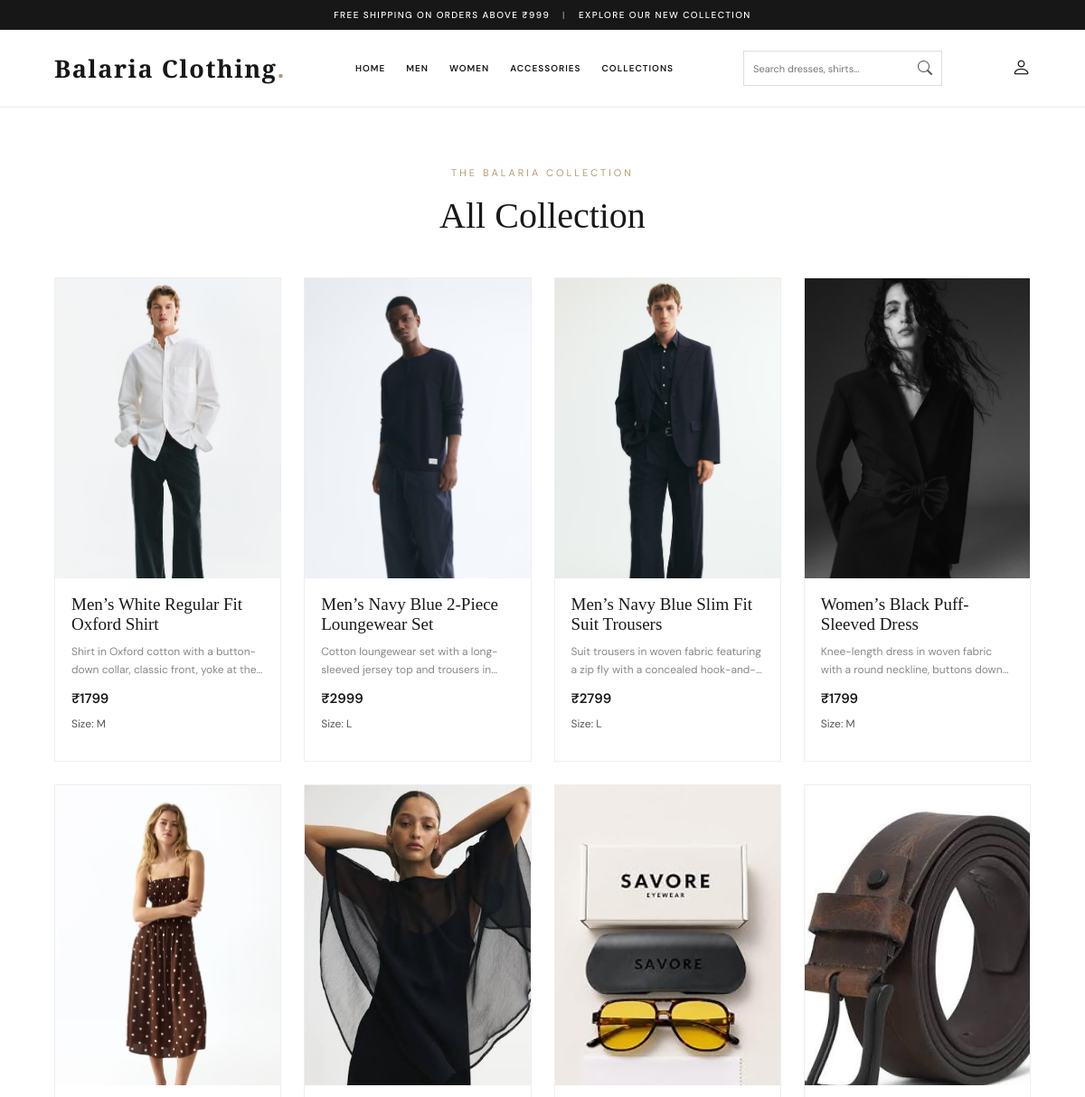
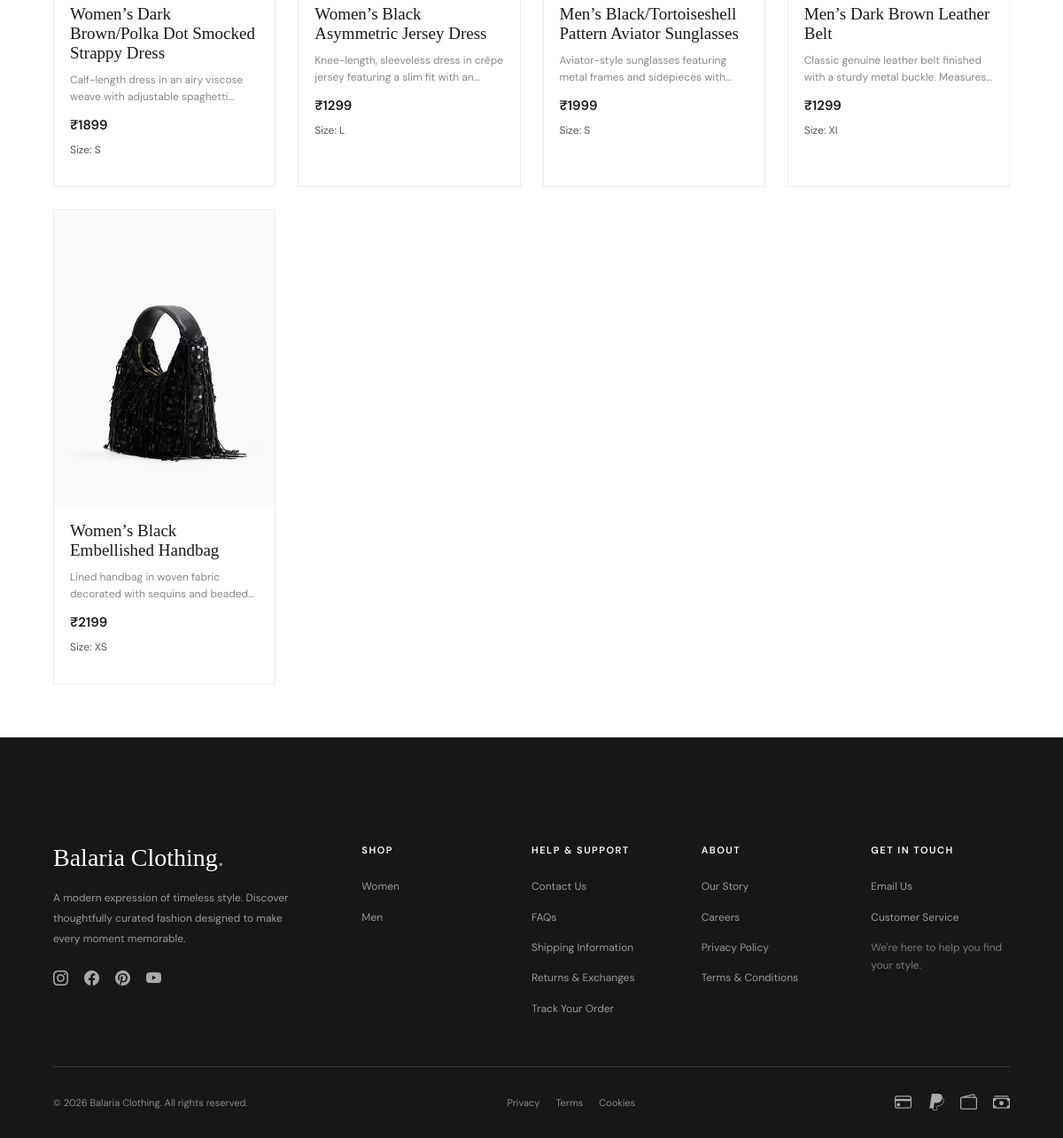
Page /collections/ on the committed database (2 pictures, top to bottom).
### home/models.py (models this page shows, shortened)
class Product(models.Model):
    name=models.CharField(max_length=120)
    price=models.IntegerField()
    description=models.TextField()
    img=models.ImageField(upload_to='product/')
    categorie=models.ForeignKey(Categorie,on_delete=models.CASCADE)
    size=models.ForeignKey(Size,on_delete=models.CASCADE)

class Size(models.Model):
    name=models.CharField(max_length=5)
    def __str__(self):
        return self.name

### home/views.py (the view)
# urls.py: path('collections/',collectionpage),
def collectionpage(request):
    products=Product.objects.all()
    return render(request,'collections.html',{'products':products})

### templates/collections.html (shortened to what this page needs)
{% extends 'base.html' %}
{% load static %}
{% block styles %}
<link rel="stylesheet" href="{% static 'css/men.css' %}">
{% endblock %}
{% block content %}
<section class="men-section">
    <div class="men-heading">
        <span>THE BALARIA COLLECTION</span>
        <h1>All Collection</h1>
    </div>
    <div class="men-product-grid">
        {% for product in products %}
        <div class="men-product-card">
            <div class="men-product-image">
                {% if product.img %}
                <img src="{{ product.img.url }}" alt="{{ product.name }}">
                {% endif %}
            </div>
            <div class="men-product-details">
                <h3>{{ product.name }}</h3>
                <p class="product-description">
                    {{ product.description }}
                </p>
                <p class="product-price">₹{{ product.price }}</p>
                <p class="product-size">
                    Size: {{ product.size }}
                </p>
            </div>
        </div>
        {% empty %}
        <div class="empty-products">
            <h3>Collection Coming Soon</h3>
        </div>
        {% endfor %}
    </div>
</section>
{% endblock %}

### static/css/base.css (style rules this page uses)
* { margin: 0; padding: 0; box-sizing: border-box; }
body { font-family: 'DM Sans', sans-serif; background: #ffffff; color: #171717; }

### static/css/men.css (style rules this page uses)
.men-section { padding: 60px 5%; background: #ffffff; }
.men-heading { text-align: center; margin-bottom: 45px; }
.men-heading span { color: #b99a70; font-size: 11px; letter-spacing: 3px; }
.men-heading h1 { margin-top: 15px; font-family: 'Playfair Display', serif; font-size: 40px; font-weight: 400; color: #191919; }
.men-product-grid { display: grid; grid-template-columns: repeat(4, minmax(0, 1fr)); gap: 25px; align-items: stretch; }
.men-product-card { display: flex; flex-direction: column; height: 100%; border: 1px solid #eeeeee; background: #ffffff; }
.men-product-image { width: 100%; aspect-ratio: 3 / 4; overflow: hidden; background: #f5f3ef; flex-shrink: 0; }
.men-product-image img { width: 100%; height: 120%; display: block; object-fit: cover; object-position: center; }
.men-product-details { display: flex; flex-direction: column; flex: 1; padding: 18px; }
.men-product-details h3 { margin-bottom: 10px; font-family: 'Playfair Display', serif; font-size: 19px; font-weight: 500; color: #191919; }
.product-description { margin-bottom: 12px; color: #888888; font-size: 12px; line-height: 1.6; display: -webkit-box; -webkit-line-clamp: 2; -webkit-box-orient: vertical; overflow: hidden; text-overflow: ellipsis; }
.product-price { margin-bottom: 10px; color: #191919; font-size: 15px; font-weight: 600; }
.product-size { margin-bottom: 15px; color: #555555; font-size: 12px; }

### rows in the picture
Product: img (picture), name "Men’s White Regular Fit Oxford Shirt", description "Shirt in Oxford cotton with a button-down collar, classic front, yoke at…", price "1799", size "M"
Product: img (picture), name "Men’s Navy Blue 2-Piece Loungewear Set", description "Cotton loungewear set with a long-sleeved jersey top and trousers…", price "2999", size "L"
Product: img (picture), name "Men’s Navy Blue Slim Fit Suit Trousers", description "Suit trousers in woven fabric featuring a zip fly with a…", price "2799", size "L"
Product: img (picture), name "Women’s Black Puff-Sleeved Dress", description "Knee-length dress in woven fabric with a round neckline, buttons…", price "1799", size "M"
Product: img (picture), name "Women’s Dark Brown/Polka Dot Smocked Strappy Dress", description "Calf-length dress in an airy viscose weave with adjustable…", price "1899", size "S"
Product: img (picture), name "Women’s Black Asymmetric Jersey Dress", description "Knee-length, sleeveless dress in crêpe jersey featuring a slim fit with…", price "1299", size "L"
Product: img (picture), name "Men’s Black/Tortoiseshell Pattern Aviator Sunglasses", description "Aviator-style sunglasses featuring metal frames and sidepieces…", price "1999", size "S"
Product: img (picture), name "Men’s Dark Brown Leather Belt", description "Classic genuine leather belt finished with a sturdy metal buckle.…", price "1299", size "Xl"
Product: img (picture), name "Women’s Black Embellished Handbag", description "Lined handbag in woven fabric decorated with sequins and…", price "2199", size "XS"
